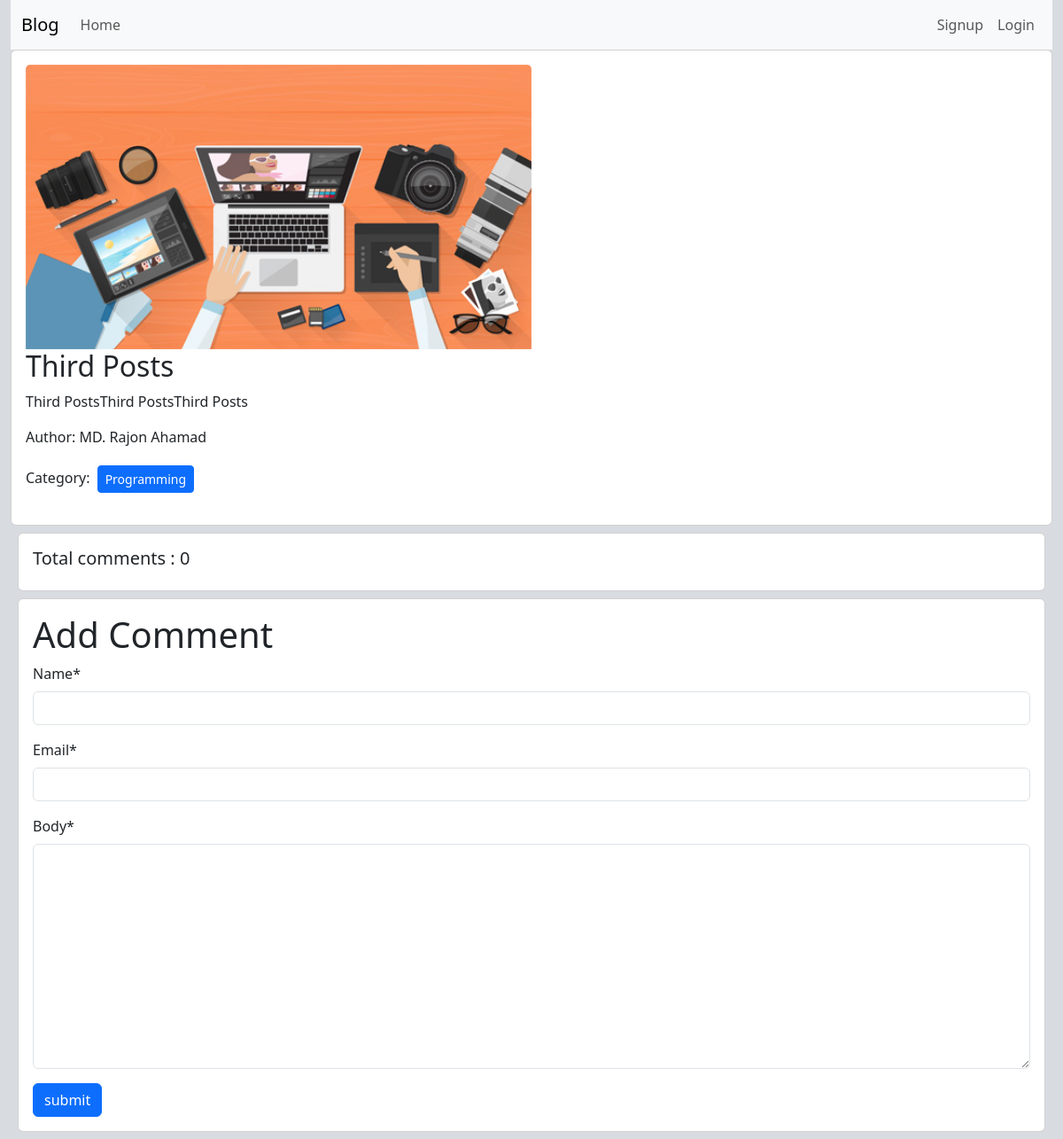
The page /post/detail/3 on the database as committed earlier.
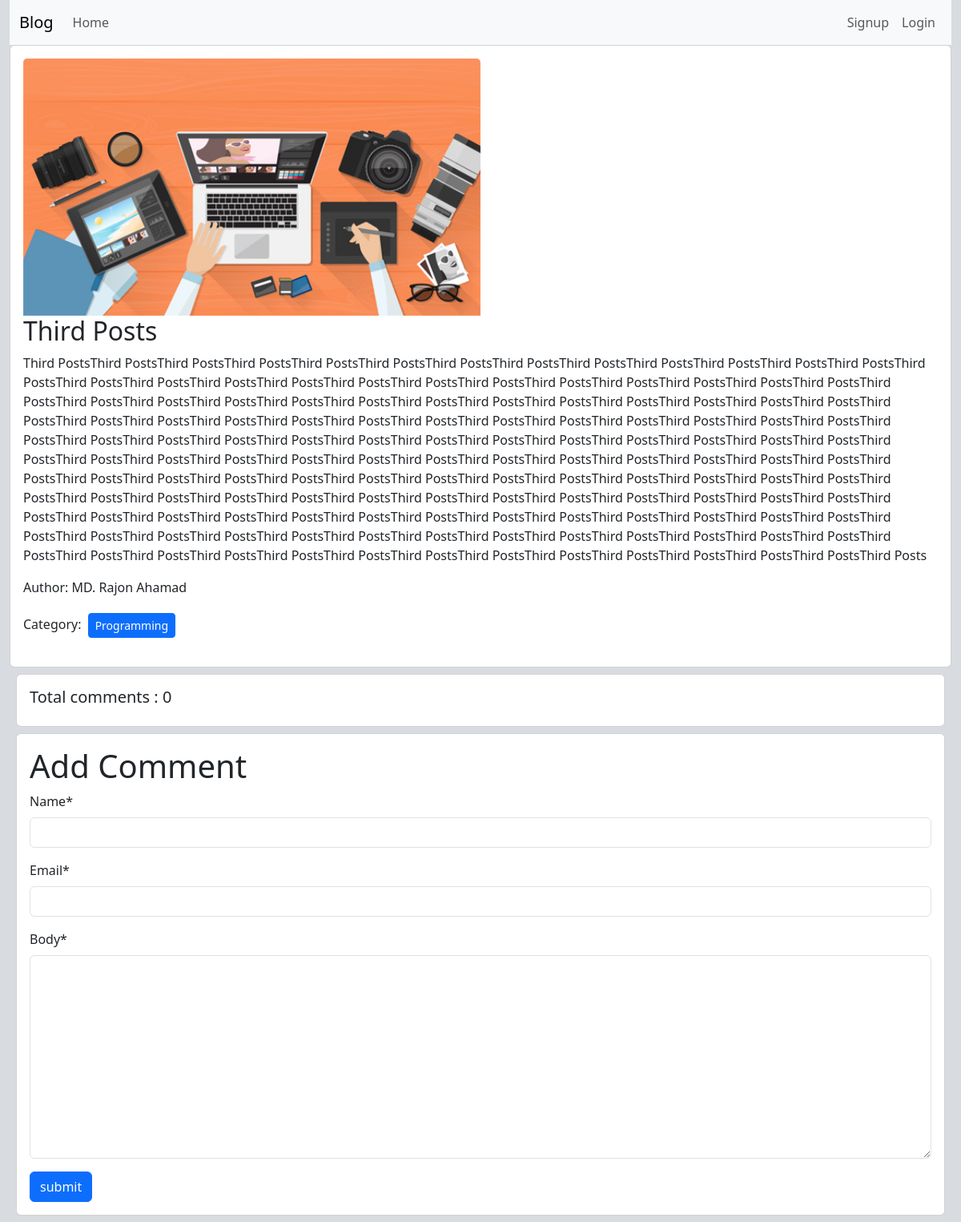
The same page on the database as committed later.
### posts/models.py (models this page shows, shortened)
class Post(models.Model):
    title= models.CharField(max_length=50)
    content = models.TextField()
    category = models.ManyToManyField(Category) #ekta post multiple category te thakte pare abar ekta categoryte multiple post thakte pare
    author = models.ForeignKey(User, on_delete=models.CASCADE)
    image = models.ImageField(upload_to='uploads/', blank= True, null=True)

### posts/views.py (the view, shortened to what this page needs)
# urls.py: path('detail/<int:id>', views.PostDetailView.as_view(), name='detail_post'),
class PostDetailView(DetailView):
    model = models.Post
    pk_url_kwarg = 'id'
    template_name = 'post_details.html'
    def get_context_data(self,**kwargs):
        context = super().get_context_data(**kwargs)
        post = self.object
        comments = post.comments.all()
        comment_form = forms.CommentForm()
        context['comments'] = comments
        context['comment_form'] = comment_form
        return context

### posts/forms.py
class CommentForm(forms.ModelForm):
    class Meta:
        model = Comment
        exclude = ['author']
        fields = ['name', 'email', 'body']

### posts/templates/post_details.html (shortened to what this page needs)
{% extends 'base.html' %}
{% load crispy_forms_tags %}
{% block content %}
<div class="col-12">
<div class="card">
    <div class="card-body">
      <img src="{{post.image.url}}" class="card-img-top" alt="..." style= "width:50%">
      <h2 class="card-title">{{post.title}}</h2>
      <p class="card-text">
          {{post.content}}
      </p>
      <p>Author: {{post.author.first_name}} {{post.author.last_name}}</p>
      <p>Category:
          {% for cat in post.category.all %}
          <button class='btn btn-primary btn-sm m-1'>
              {{cat.name}}
          </button>
          {% endfor %}
      </p>
    </div>
</div>
</div>
<div class="card m-2">
    <h5 class="p-3">Total comments : {{comments | length}}</h5>
  </div>
<div class="card m-2">
    <div class="card-body">
      <form method="post">
        <h1>Add Comment</h1>
          {{comment_form | crispy}}
        <button class='btn btn-primary'>submit</button>
      </form>
    </div>
  </div>
{% endblock %}

Rows that differ between the two databases and show on the page:
changed Post "Third Posts": content "Third PostsThird PostsThird Posts" → "Third PostsThird PostsThird PostsThird PostsThird PostsThird PostsThird PostsThird PostsThird PostsThird PostsThird PostsThird PostsThird PostsThird PostsThird PostsThird PostsThird PostsThird PostsThird PostsThird PostsThird PostsThird PostsThird PostsThird PostsThird PostsThird PostsThird PostsThird PostsThird PostsThird PostsThird PostsThird PostsThird PostsThird PostsThird PostsThird PostsThird PostsThird PostsThird PostsThird PostsThird PostsThird PostsThird PostsThird PostsThird PostsThird PostsThird PostsThird PostsThird PostsThird PostsThird PostsThird PostsThird PostsThird PostsThird PostsThird PostsThird PostsThird PostsThird PostsThird PostsThird PostsThird PostsThird PostsThird…"
